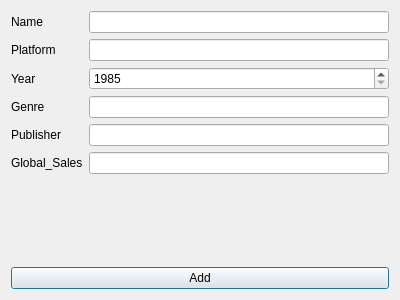
<?xml version="1.0" encoding="UTF-8"?>
<ui version="4.0">
 <class>AddNew</class>
 <widget class="QDialog" name="AddNew">
  <property name="geometry">
   <rect>
    <x>0</x>
    <y>0</y>
    <width>400</width>
    <height>300</height>
   </rect>
  </property>
  <property name="windowTitle">
   <string>Dialog</string>
  </property>
  <layout class="QGridLayout" name="gridLayout">
   <item row="0" column="0">
    <layout class="QFormLayout" name="formLayout">
     <item row="0" column="0">
      <widget class="QLabel" name="label_2">
       <property name="text">
        <string>Name</string>
       </property>
      </widget>
     </item>
     <item row="0" column="1">
      <widget class="QLineEdit" name="NameEdit_2"/>
     </item>
     <item row="1" column="0">
      <widget class="QLabel" name="label_3">
       <property name="text">
        <string>Platform</string>
       </property>
      </widget>
     </item>
     <item row="1" column="1">
      <widget class="QLineEdit" name="PlatformEdit_3"/>
     </item>
     <item row="2" column="0">
      <widget class="QLabel" name="label_5">
       <property name="text">
        <string>Year</string>
       </property>
      </widget>
     </item>
     <item row="3" column="0">
      <widget class="QLabel" name="label_4">
       <property name="text">
        <string>Genre</string>
       </property>
      </widget>
     </item>
     <item row="3" column="1">
      <widget class="QLineEdit" name="GenreEdit_5"/>
     </item>
     <item row="4" column="0">
      <widget class="QLabel" name="label_6">
       <property name="text">
        <string>Publisher</string>
       </property>
      </widget>
     </item>
     <item row="4" column="1">
      <widget class="QLineEdit" name="PublisherEdit_6"/>
     </item>
     <item row="5" column="0">
      <widget class="QLabel" name="label_7">
       <property name="text">
        <string>Global_Sales</string>
       </property>
      </widget>
     </item>
     <item row="5" column="1">
      <widget class="QLineEdit" name="GlobalEdit_7"/>
     </item>
     <item row="2" column="1">
      <widget class="QSpinBox" name="YearspinBox">
       <property name="minimum">
        <number>1985</number>
       </property>
       <property name="maximum">
        <number>2023</number>
       </property>
       <property name="singleStep">
        <number>1</number>
       </property>
      </widget>
     </item>
    </layout>
   </item>
   <item row="1" column="0">
    <widget class="QPushButton" name="AddButton">
     <property name="text">
      <string>Add</string>
     </property>
    </widget>
   </item>
  </layout>
 </widget>
 <resources/>
 <connections/>
</ui>
